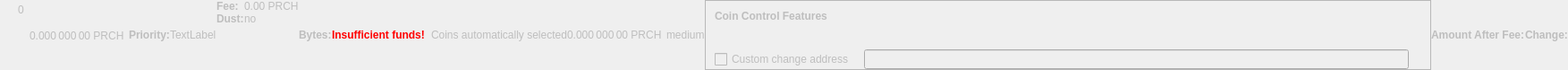
    <widget class="QWidget" name="dummyHideWidget" native="true">
     <property name="enabled">
      <bool>false</bool>
     </property>
     <property name="maximumSize">
      <size>
       <width>100</width>
       <height>22</height>
      </size>
     </property>
     <layout class="QHBoxLayout" name="dummyHideLayout">
      <property name="spacing">
       <number>0</number>
      </property>
      <property name="margin">
       <number>0</number>
      </property>
      <item>
       <layout class="QFormLayout" name="formLayoutCoinControl1">
        <property name="horizontalSpacing">
         <number>10</number>
        </property>
        <property name="verticalSpacing">
         <number>14</number>
        </property>
        <property name="leftMargin">
         <number>10</number>
        </property>
        <property name="topMargin">
         <number>4</number>
        </property>
        <property name="rightMargin">
         <number>6</number>
        </property>
        <item row="0" column="1">
         <widget class="QLabel" name="labelCoinControlBytes">
          <property name="cursor">
           <cursorShape>IBeamCursor</cursorShape>
          </property>
          <property name="contextMenuPolicy">
           <enum>Qt::ActionsContextMenu</enum>
          </property>
          <property name="text">
           <string notr="true">0</string>
          </property>
          <property name="textInteractionFlags">
           <set>Qt::LinksAccessibleByMouse|Qt::TextSelectableByKeyboard|Qt::TextSelectableByMouse</set>
          </property>
         </widget>
        </item>
       </layout>
      </item>
      <item>
       <widget class="QLabel" name="labelCoinControlAfterFee">
        <property name="enabled">
         <bool>false</bool>
        </property>
        <property name="sizePolicy">
         <sizepolicy hsizetype="Fixed" vsizetype="Fixed">
          <horstretch>0</horstretch>
          <verstretch>0</verstretch>
         </sizepolicy>
        </property>
        <property name="minimumSize">
         <size>
          <width>111</width>
          <height>12</height>
         </size>
        </property>
        <property name="maximumSize">
         <size>
          <width>111</width>
          <height>12</height>
         </size>
        </property>
        <property name="cursor">
         <cursorShape>IBeamCursor</cursorShape>
        </property>
        <property name="contextMenuPolicy">
         <enum>Qt::ActionsContextMenu</enum>
        </property>
        <property name="text">
         <string notr="true">0.000 000 00 PRCH</string>
        </property>
        <property name="textInteractionFlags">
         <set>Qt::LinksAccessibleByMouse|Qt::TextSelectableByKeyboard|Qt::TextSelectableByMouse</set>
        </property>
       </widget>
      </item>
      <item>
       <widget class="QLabel" name="labelCoinControlPriorityText">
        <property name="enabled">
         <bool>false</bool>
        </property>
        <property name="font">
         <font>
          <weight>75</weight>
          <bold>true</bold>
         </font>
        </property>
        <property name="text">
         <string>Priority:</string>
        </property>
       </widget>
      </item>
      <item>
       <layout class="QHBoxLayout" name="horizontalLayout">
        <item>
         <widget class="QLabel" name="WarningLabel">
          <property name="text">
           <string>TextLabel</string>
          </property>
         </widget>
        </item>
       </layout>
      </item>
      <item>
       <layout class="QFormLayout" name="formLayoutCoinControl3">
        <property name="horizontalSpacing">
         <number>0</number>
        </property>
        <property name="verticalSpacing">
         <number>0</number>
        </property>
        <property name="leftMargin">
         <number>0</number>
        </property>
        <property name="topMargin">
         <number>0</number>
        </property>
        <property name="rightMargin">
         <number>0</number>
        </property>
        <item row="0" column="0">
         <widget class="QLabel" name="labelCoinControlFeeText">
          <property name="enabled">
           <bool>false</bool>
          </property>
          <property name="font">
           <font>
            <weight>75</weight>
            <bold>true</bold>
           </font>
          </property>
          <property name="text">
           <string>Fee:</string>
          </property>
          <property name="margin">
           <number>0</number>
          </property>
         </widget>
        </item>
        <item row="0" column="1">
         <widget class="QLabel" name="labelCoinControlFee">
          <property name="enabled">
           <bool>false</bool>
          </property>
          <property name="cursor">
           <cursorShape>IBeamCursor</cursorShape>
          </property>
          <property name="contextMenuPolicy">
           <enum>Qt::ActionsContextMenu</enum>
          </property>
          <property name="text">
           <string notr="true">0.00 PRCH</string>
          </property>
          <property name="textInteractionFlags">
           <set>Qt::LinksAccessibleByMouse|Qt::TextSelectableByKeyboard|Qt::TextSelectableByMouse</set>
          </property>
         </widget>
        </item>
        <item row="1" column="0">
         <widget class="QLabel" name="labelCoinControlLowOutputText">
          <property name="enabled">
           <bool>false</bool>
          </property>
          <property name="font">
           <font>
            <weight>75</weight>
            <bold>true</bold>
           </font>
          </property>
          <property name="text">
           <string>Dust:</string>
          </property>
         </widget>
        </item>
        <item row="1" column="1">
         <widget class="QLabel" name="labelCoinControlLowOutput">
          <property name="enabled">
           <bool>false</bool>
          </property>
          <property name="cursor">
           <cursorShape>IBeamCursor</cursorShape>
          </property>
          <property name="contextMenuPolicy">
           <enum>Qt::ActionsContextMenu</enum>
          </property>
          <property name="text">
           <string>no</string>
          </property>
          <property name="textInteractionFlags">
           <set>Qt::LinksAccessibleByMouse|Qt::TextSelectableByKeyboard|Qt::TextSelectableByMouse</set>
          </property>
         </widget>
        </item>
       </layout>
      </item>
      <item>
       <widget class="QLabel" name="labelCoinControlBytesText">
        <property name="enabled">
         <bool>false</bool>
        </property>
        <property name="font">
         <font>
          <weight>75</weight>
          <bold>true</bold>
         </font>
        </property>
        <property name="text">
         <string>Bytes:</string>
        </property>
       </widget>
      </item>
      <item>
       <layout class="QFormLayout" name="formLayoutCoinControl2">
        <property name="horizontalSpacing">
         <number>0</number>
        </property>
        <property name="verticalSpacing">
         <number>0</number>
        </property>
        <property name="leftMargin">
         <number>0</number>
        </property>
        <property name="topMargin">
         <number>0</number>
        </property>
        <property name="rightMargin">
         <number>0</number>
        </property>
       </layout>
      </item>
      <item>
       <layout class="QHBoxLayout" name="horizontalLayoutCoinControl2">
        <property name="spacing">
         <number>0</number>
        </property>
        <property name="bottomMargin">
         <number>0</number>
        </property>
       </layout>
      </item>
      <item>
       <widget class="QLabel" name="labelCoinControlInsuffFunds">
        <property name="enabled">
         <bool>false</bool>
        </property>
        <property name="minimumSize">
         <size>
          <width>0</width>
          <height>0</height>
         </size>
        </property>
        <property name="font">
         <font>
          <weight>75</weight>
          <bold>true</bold>
         </font>
        </property>
        <property name="styleSheet">
         <string notr="true">color:red;font-weight:bold;</string>
        </property>
        <property name="text">
         <string>Insufficient funds!</string>
        </property>
        <property name="margin">
         <number>5</number>
        </property>
       </widget>
      </item>
      <item>
       <layout class="QFormLayout" name="formLayoutCoinControl4">
        <property name="horizontalSpacing">
         <number>0</number>
        </property>
        <property name="verticalSpacing">
         <number>0</number>
        </property>
        <property name="leftMargin">
         <number>0</number>
        </property>
        <property name="topMargin">
         <number>0</number>
        </property>
        <property name="rightMargin">
         <number>0</number>
        </property>
       </layout>
      </item>
      <item>
       <widget class="QLabel" name="labelCoinControlChangeLabel">
        <property name="enabled">
         <bool>false</bool>
        </property>
        <property name="sizePolicy">
         <sizepolicy hsizetype="Preferred" vsizetype="Expanding">
          <horstretch>0</horstretch>
          <verstretch>0</verstretch>
         </sizepolicy>
        </property>
        <property name="minimumSize">
         <size>
          <width>0</width>
          <height>0</height>
         </size>
        </property>
        <property name="text">
         <string/>
        </property>
        <property name="margin">
         <number>3</number>
        </property>
       </widget>
      </item>
      <item>
       <widget class="QLabel" name="labelCoinControlAutomaticallySelected">
        <property name="enabled">
         <bool>false</bool>
        </property>
        <property name="sizePolicy">
         <sizepolicy hsizetype="Fixed" vsizetype="Fixed">
          <horstretch>0</horstretch>
          <verstretch>0</verstretch>
         </sizepolicy>
        </property>
        <property name="minimumSize">
         <size>
          <width>0</width>
          <height>0</height>
         </size>
        </property>
        <property name="maximumSize">
         <size>
          <width>240</width>
          <height>16777215</height>
         </size>
        </property>
        <property name="text">
         <string>Coins automatically selected</string>
        </property>
        <property name="margin">
         <number>5</number>
        </property>
       </widget>
      </item>
      <item>
       <widget class="QLabel" name="labelCoinControlChange">
        <property name="enabled">
         <bool>false</bool>
        </property>
        <property name="sizePolicy">
         <sizepolicy hsizetype="Fixed" vsizetype="Fixed">
          <horstretch>0</horstretch>
          <verstretch>0</verstretch>
         </sizepolicy>
        </property>
        <property name="minimumSize">
         <size>
          <width>111</width>
          <height>0</height>
         </size>
        </property>
        <property name="maximumSize">
         <size>
          <width>111</width>
          <height>16777215</height>
         </size>
        </property>
        <property name="cursor">
         <cursorShape>IBeamCursor</cursorShape>
        </property>
        <property name="contextMenuPolicy">
         <enum>Qt::ActionsContextMenu</enum>
        </property>
        <property name="text">
         <string notr="true">0.000 000 00 PRCH</string>
        </property>
        <property name="textInteractionFlags">
         <set>Qt::LinksAccessibleByMouse|Qt::TextSelectableByKeyboard|Qt::TextSelectableByMouse</set>
        </property>
       </widget>
      </item>
      <item>
       <widget class="QLabel" name="labelCoinControlPriority">
        <property name="enabled">
         <bool>false</bool>
        </property>
        <property name="cursor">
         <cursorShape>IBeamCursor</cursorShape>
        </property>
        <property name="contextMenuPolicy">
         <enum>Qt::ActionsContextMenu</enum>
        </property>
        <property name="text">
         <string>medium</string>
        </property>
        <property name="textInteractionFlags">
         <set>Qt::LinksAccessibleByMouse|Qt::TextSelectableByKeyboard|Qt::TextSelectableByMouse</set>
        </property>
       </widget>
      </item>
      <item>
       <widget class="QFrame" name="frameCoinControl">
        <property name="sizePolicy">
         <sizepolicy hsizetype="Expanding" vsizetype="Expanding">
          <horstretch>0</horstretch>
          <verstretch>0</verstretch>
         </sizepolicy>
        </property>
        <property name="maximumSize">
         <size>
          <width>16777215</width>
          <height>16777215</height>
         </size>
        </property>
        <property name="frameShape">
         <enum>QFrame::StyledPanel</enum>
        </property>
        <property name="frameShadow">
         <enum>QFrame::Sunken</enum>
        </property>
        <layout class="QVBoxLayout" name="verticalLayoutCoinControl2_2">
         <property name="spacing">
          <number>0</number>
         </property>
         <property name="margin">
          <number>0</number>
         </property>
         <item>
          <layout class="QVBoxLayout" name="verticalLayoutCoinControl" stretch="0,0,0,1">
           <property name="spacing">
            <number>0</number>
           </property>
           <property name="leftMargin">
            <number>10</number>
           </property>
           <property name="topMargin">
            <number>10</number>
           </property>
           <item>
            <layout class="QHBoxLayout" name="horizontalLayoutCoinControl1">
             <property name="bottomMargin">
              <number>15</number>
             </property>
             <item>
              <widget class="QLabel" name="labelCoinControlFeatures">
               <property name="enabled">
                <bool>false</bool>
               </property>
               <property name="sizePolicy">
                <sizepolicy hsizetype="Preferred" vsizetype="Maximum">
                 <horstretch>0</horstretch>
                 <verstretch>0</verstretch>
                </sizepolicy>
               </property>
               <property name="font">
                <font>
                 <weight>75</weight>
                 <bold>true</bold>
                </font>
               </property>
               <property name="styleSheet">
                <string notr="true">font-weight:bold;</string>
               </property>
               <property name="text">
                <string>Coin Control Features</string>
               </property>
              </widget>
             </item>
            </layout>
           </item>
           <item>
            <widget class="QWidget" name="widgetCoinControl" native="true">
             <property name="sizePolicy">
              <sizepolicy hsizetype="Preferred" vsizetype="Preferred">
               <horstretch>0</horstretch>
               <verstretch>0</verstretch>
              </sizepolicy>
             </property>
             <property name="minimumSize">
              <size>
               <width>0</width>
               <height>0</height>
              </size>
             </property>
             <property name="styleSheet">
              <string notr="true"/>
             </property>
             <layout class="QHBoxLayout" name="horizontalLayoutCoinControl5_2">
              <property name="margin">
               <number>0</number>
              </property>
              <item>
               <layout class="QHBoxLayout" name="horizontalLayoutCoinControl3">
                <property name="spacing">
                 <number>20</number>
                </property>
                <property name="topMargin">
                 <number>0</number>
                </property>
                <property name="bottomMargin">
                 <number>10</number>
                </property>
               </layout>
              </item>
             </layout>
            </widget>
           </item>
           <item>
            <layout class="QHBoxLayout" name="horizontalLayoutCoinControl4" stretch="0,0,0">
             <property name="spacing">
              <number>12</number>
             </property>
             <property name="sizeConstraint">
              <enum>QLayout::SetDefaultConstraint</enum>
             </property>
             <property name="topMargin">
              <number>5</number>
             </property>
             <property name="rightMargin">
              <number>5</number>
             </property>
             <item>
              <widget class="QCheckBox" name="checkBoxCoinControlChange">
               <property name="enabled">
                <bool>false</bool>
               </property>
               <property name="toolTip">
                <string>If this is activated, but the change address is empty or invalid, change will be sent to a newly generated address.</string>
               </property>
               <property name="text">
                <string>Custom change address</string>
               </property>
              </widget>
             </item>
             <item>
              <widget class="QValidatedLineEdit" name="lineEditCoinControlChange">
               <property name="enabled">
                <bool>false</bool>
               </property>
               <property name="sizePolicy">
                <sizepolicy hsizetype="Expanding" vsizetype="Fixed">
                 <horstretch>0</horstretch>
                 <verstretch>0</verstretch>
                </sizepolicy>
               </property>
              </widget>
             </item>
             <item>
              <widget class="QLabel" name="labelCoinControlChangeLabel_2">
               <property name="sizePolicy">
                <sizepolicy hsizetype="Preferred" vsizetype="Expanding">
                 <horstretch>0</horstretch>
                 <verstretch>0</verstretch>
                </sizepolicy>
               </property>
               <property name="minimumSize">
                <size>
                 <width>0</width>
                 <height>0</height>
                </size>
               </property>
               <property name="text">
                <string/>
               </property>
               <property name="margin">
                <number>3</number>
               </property>
              </widget>
             </item>
            </layout>
           </item>
           <item>
            <spacer name="verticalSpacerCoinControl">
             <property name="orientation">
              <enum>Qt::Vertical</enum>
             </property>
             <property name="sizeHint" stdset="0">
              <size>
               <width>800</width>
               <height>1</height>
              </size>
             </property>
            </spacer>
           </item>
          </layout>
         </item>
        </layout>
       </widget>
      </item>
      <item>
       <widget class="QLabel" name="labelCoinControlAfterFeeText">
        <property name="enabled">
         <bool>false</bool>
        </property>
        <property name="minimumSize">
         <size>
          <width>0</width>
          <height>0</height>
         </size>
        </property>
        <property name="maximumSize">
         <size>
          <width>16777215</width>
          <height>16777215</height>
         </size>
        </property>
        <property name="font">
         <font>
          <weight>75</weight>
          <bold>true</bold>
         </font>
        </property>
        <property name="text">
         <string>Amount After Fee:</string>
        </property>
        <property name="alignment">
         <set>Qt::AlignLeading|Qt::AlignLeft|Qt::AlignVCenter</set>
        </property>
        <property name="margin">
         <number>0</number>
        </property>
       </widget>
      </item>
      <item>
       <widget class="QLabel" name="labelCoinControlChangeText">
        <property name="enabled">
         <bool>false</bool>
        </property>
        <property name="sizePolicy">
         <sizepolicy hsizetype="Preferred" vsizetype="Preferred">
          <horstretch>0</horstretch>
          <verstretch>0</verstretch>
         </sizepolicy>
        </property>
        <property name="minimumSize">
         <size>
          <width>0</width>
          <height>0</height>
         </size>
        </property>
        <property name="maximumSize">
         <size>
          <width>16777215</width>
          <height>16777215</height>
         </size>
        </property>
        <property name="font">
         <font>
          <weight>75</weight>
          <bold>true</bold>
         </font>
        </property>
        <property name="text">
         <string>Change:</string>
        </property>
        <property name="alignment">
         <set>Qt::AlignLeading|Qt::AlignLeft|Qt::AlignVCenter</set>
        </property>
       </widget>
      </item>
     </layout>
    </widget>
